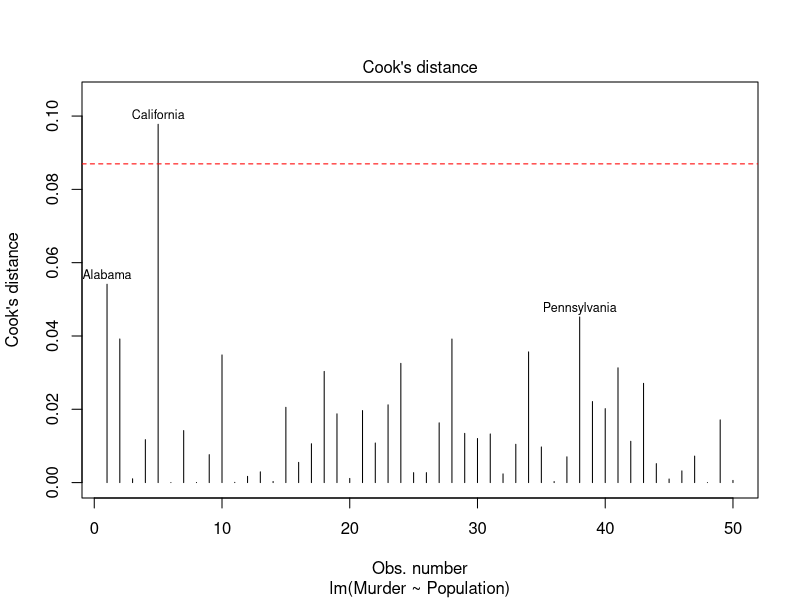
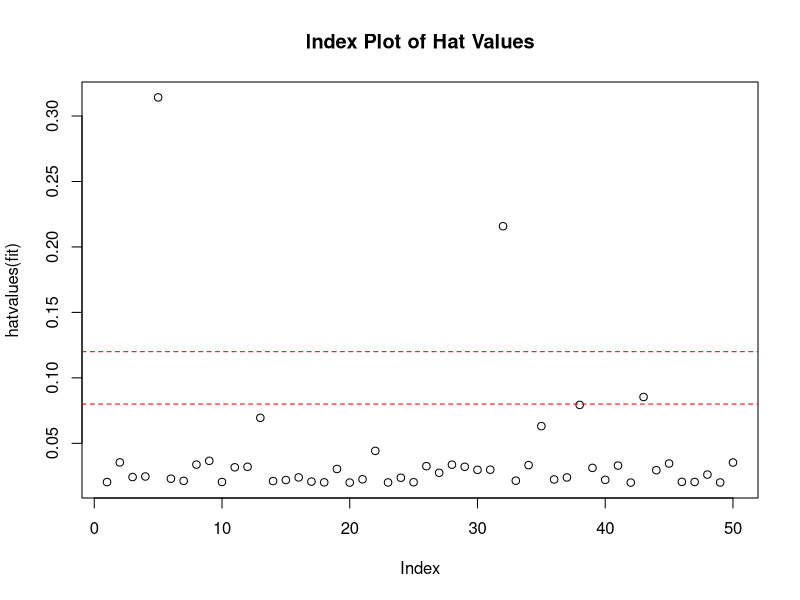

Here is the R script that generated these plots, in order:


state.x77

states <- as.data.frame(state.x77[,c("Murder", "Population","Illiteracy", "Income", "Frost")])

cor(states)



# Cook's distance
fit <- lm(Murder ~ Population, data=states)
cutoff <- 4/(nrow(states)-length(fit$coefficients)-2)
plot(fit, which=4, cook.levels=cutoff)
abline(h=cutoff, lty=2, col="red")

fitted(fit)["Nevada"]
residuals(fit)["Nevada"]
rstudent(fit)["Nevada"]

hat.plot <- function(fit) {
p <- length(coefficients(fit))
n <- length(fitted(fit))
plot(hatvalues(fit), main="Index Plot of Hat Values")
abline(h=c(2,3)*p/n, col="red", lty=2)
identify(1:n, hatvalues(fit), names(hatvalues(fit)))
}
hat.plot(fit)

#> names(l)
# [1] "sevenDayEmployment" "businessOwned"      "caseID"            
# [4] "timeFirstChildWoke" "timeLastChildInBed" "theDate"           
# [7] "theDay"             "hourlyRate"         "profit"            
#[10] "stillWork"          "layedOff"           "bubba"             
#> 'bubba' %in% names(l)
#[1] TRUE
#> 'bubbaa' %in% names(l)
#[1] FALSE
#> 


#Downloaded: 25 June 2014
#http://www.bls.gov/tus/datafiles_2013.htm
#http://www.bls.gov/tus/special.requests/atusresp_2013.zip



